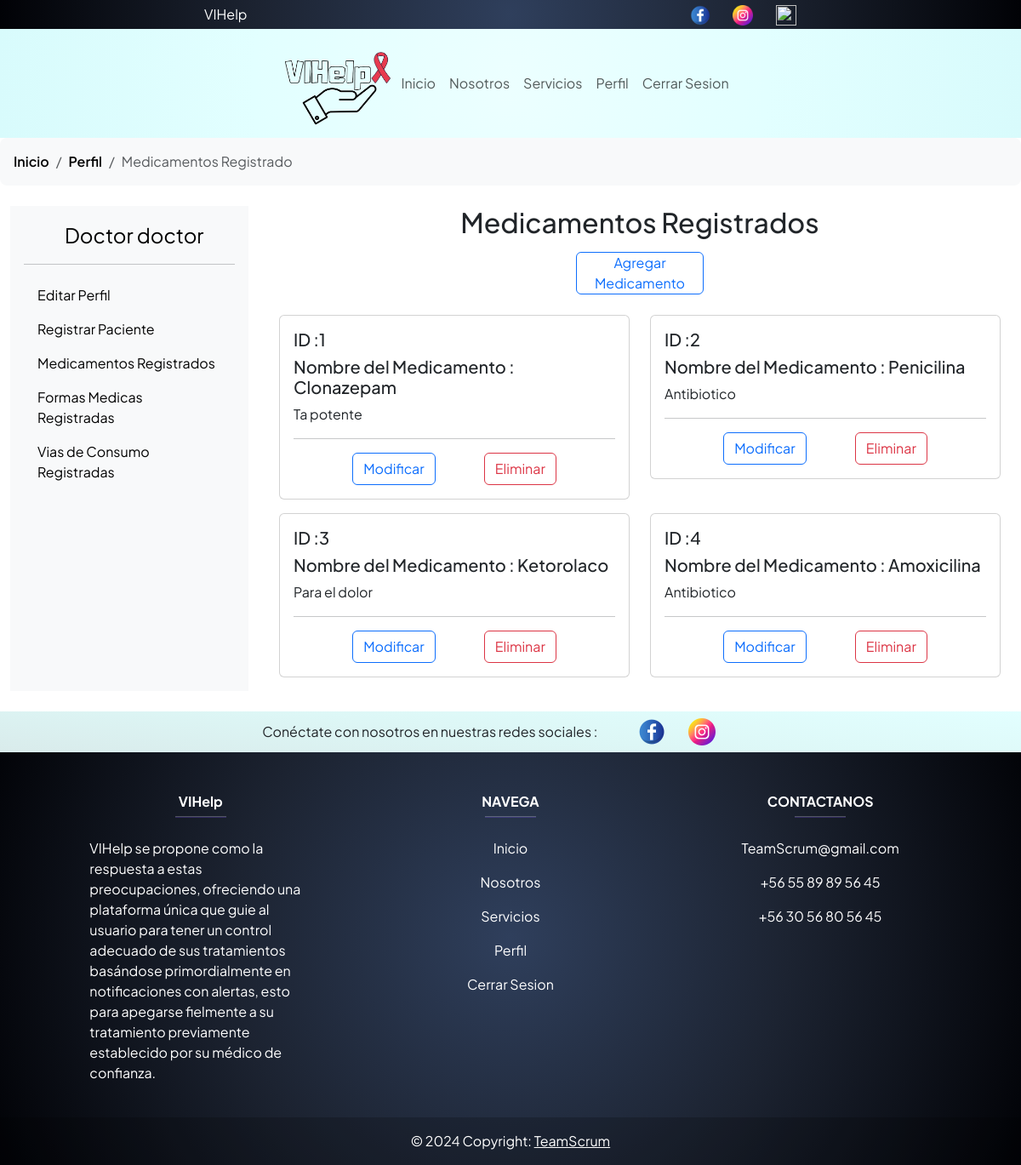
The page /index.php?pagina=medicamentoRegistrado (signed in) on the database its author committed.
### tables this page shows
CREATE TABLE `doctor` (
  `iddoctor` int(11) NOT NULL,
  `nombre_doc` varchar(45) DEFAULT NULL,
  `apellidos_doc` varchar(45) DEFAULT NULL,
  `cedula_doc` varchar(45) DEFAULT NULL,
  `genero_doc` varchar(45) DEFAULT NULL,
  `institucion` varchar(45) DEFAULT NULL,
  `telefono_doc` varchar(45) DEFAULT NULL,
  `foto_doc` varchar(200) DEFAULT NULL,
  `correo_doc` varchar(45) DEFAULT NULL,
  `contrasena_doc` varchar(200) DEFAULT NULL,
  `tipoUsuario` int(11) NOT NULL
);

CREATE TABLE `medicina` (
  `idmedicina` int(11) NOT NULL,
  `nombre_med` varchar(45) DEFAULT NULL,
  `descripcion_med` varchar(45) DEFAULT NULL
);

### controller/ctrPlantilla.php (called while the page is built)
<?php
class Plantilla{
    static public function ctrPlantilla(){
        include "view/plantilla.php";
    }
}
?>

### index.php (called while the page is built, shortened)
<?php
require "controller/ctrPlantilla.php";
$plantilla = new Plantilla();
$plantilla->ctrPlantilla();
?>

### controller/Usuario.php (the view, shortened to what this page needs)
<?php
class Usuario{
    private $conexion;
    private function __construct() {
        $this->conexion = mysqli_connect("localhost", "root", "", "vihelp") or die("Existen Problemas con la Base de Datos");
    }
    private function obtenerConexion() {
        return $this->conexion;
    }
	public function VerMedicamentos(){
		$registros=mysqli_query($this->obtenerConexion(),"SELECT * FROM medicina");
		while($reg=mysqli_fetch_array($registros)){
			$idMedicina = $reg['idmedicina'];
			$nombreMedicina = $reg['nombre_med'];
			$descripcionMedicina = $reg['descripcion_med'];
			echo "
				<div class='col-sm-6 mb-2 mt-2 '>
					<div class='card'>
						<div class='card-body'>
						<h5 class='card-title'>ID :".$idMedicina."</h5>
						<h5 class='card-title'>Nombre del Medicamento : ".$nombreMedicina."</h5>
						<p class='card-text'>".$descripcionMedicina."</p>
						<hr>
						<div class='container d-flex justify-content-evenly'>
							<button type='button' class='btn btn-outline-primary'
							data-bs-toggle='modal' data-bs-target='#exampleModalModificar' data-bs-whatever='@mdo'>Modificar</button>
													<form action='./controller/CtrlUsuario.php' method='post' enctype='multipart/form-data' onsubmit='return ValidacionModificarMedicina(".$idMedicina.");'>
															<label class='col-form-label' for='nombre_med".$idMedicina."'>Nombre del medicamento</label>
															<input type='text' class='form-control' id='nombre_med".$idMedicina."'  name='nombre_med'  value='".$nombreMedicina."'>
															<label  class='col-form-label' for='descripcion_med".$idMedicina."'>Indicaciones de toma del Medicamento</label>
															<textarea class='form-control'  name='descripcion_med' id='descripcion_med".$idMedicina."' value='".$descripcionMedicina."'>".$descripcionMedicina."</textarea>
														<input type='hidden' name='clave_med' value='".$idMedicina."'>
													</form>
							<form action='./controller/CtrlUsuario.php' method='post' class='mb-0'>
							<input type='hidden' name='clave_med' value='".$idMedicina."'>
							<button class='btn btn-outline-danger'  type='submit'>Eliminar</button>
							</form>
						</div>
						</div>
					</div>
				</div>";
		}
	}
	public function PanelDoctorUsuarios(){
		$correo = $_SESSION['usuario'];
		$tipoUs = $_SESSION['tipoUs'];
		$registro=mysqli_query($this->obtenerConexion(),"SELECT * FROM doctor WHERE correo_doc='$correo' AND tipoUsuario='$tipoUs'");
		while($reg=$registro->fetch_assoc()){
			echo "<div class='d-flex flex-column flex-shrink-0 p-3 bg-body-tertiary' style='width: 280px;'>
			<a style ='cursor:pointer;' data-bs-toggle='modal' data-bs-target='#exampleModalPerfilDoctor".$reg['iddoctor'] ."' class='nav-link d-flex align-items-center mb-3 mb-md-0 me-md-auto link-body-emphasis text-decoration-none'>
			  <svg class='bi pe-none me-2' width='40' height='32'><use xlink:href='#bootstrap'></use></svg>
			  <span class='fs-4'>Doctor ".$reg['nombre_doc'] ."</span>
			</a>
			<div class='modal fade' id='exampleModalPerfilDoctor".$reg['iddoctor'] ."' tabindex='-1' aria-labelledby='exampleModalLabel' aria-hidden='true'>
															<img src='".$reg['foto_doc']."' class='' style='object-fit:contain;object-position:center;border-radius:500px;width:200px;height:200px;' alt='...'>
																<h5>Dr. ".$reg['nombre_doc']." ".$reg['apellidos_doc']."</h5>
															<p class='card-text'>Genero : ".$reg['genero_doc']."</p>
															<p class='card-text'>Telefono: ".$reg['telefono_doc']."</p>
															<p class='card-text'>Correo : ".$reg['correo_doc']."</p>
																Cedula Profesional : ".$reg['cedula_doc']." emitida por ".$reg['institucion']."
			</div>
			<hr>
			<ul class='nav nav-pills flex-column mb-auto'>
				<li>
				<a class='nav-link link-body-emphasis' data-bs-toggle='dropdown' href='#' role='button' aria-expanded='false'>Editar Perfil</a>
					<li class='nav-item' style='cursor:pointer;'><a class='dropdown-item' data-bs-toggle='modal' data-bs-target='#exampleModalModificarDoctor".$reg['iddoctor'] ."'>Editar Datos</a></li>
					<li class='nav-item' style='cursor:pointer;'><a class='dropdown-item' data-bs-toggle='modal' data-bs-target='#exampleModalModificarContraDoctor".$reg['iddoctor'] ."'>Editar Contraseña</a></li>
					<li class='nav-item' style='cursor:pointer;'><a class='dropdown-item' data-bs-toggle='modal' data-bs-target='#exampleModalModificarFotoDoctor".$reg['iddoctor'] ."'>Editar Foto</a></li>
				<div class='modal fade' id='exampleModalModificarDoctor".$reg['iddoctor'] ."' tabindex='-1' aria-labelledby='exampleModalLabel' aria-hidden='true'>
													<input type='text' class='form-control rounded-3' id='nombre_doc' name='nombre_doc' value='".$reg['nombre_doc']."'>
													<input type='text' class='form-control rounded-3' id='apellidos_doc' name='apellidos_doc' value='".$reg['apellidos_doc']."'>
													<input type='text' class='form-control rounded-3' id='telefono_doc' name='telefono_doc' value='".$reg['telefono_doc']."'>
													<input type='text'  class='form-control rounded-3' id='genero_doc' name='genero_doc' value='".$reg['genero_doc']."'>
													<input type='text' class='form-control rounded-3' id='cedula_doc' name='cedula_doc' value='".$reg['cedula_doc']."'>
													<input type='text' class='form-control rounded-3' id='institucion' name='institucion' value='".$reg['institucion']."'>
												  <input type='hidden' name='iddoc' value='".$reg['iddoctor'] ."'>
				</div>
				<div class='modal fade' id='exampleModalModificarFotoDoctor".$reg['iddoctor'] ."' tabindex='-1' aria-labelledby='exampleModalLabel' aria-hidden='true'>
												<img class='img-form' src='".$reg["foto_doc"]."' width='100' height='100'>
															<input type='hidden' name='iddoctor' value='".$reg['iddoctor']."'>
				</div>
				<div class='modal fade' id='exampleModalModificarContraDoctor".$reg['iddoctor'] ."' tabindex='-1' aria-labelledby='exampleModalLabel' aria-hidden='true'>
													<input type='hidden' name='iddoctor' value='".$reg['iddoctor']."'>
				</div>
				</li>
			  <li>
				<a href='#' class='nav-link link-body-emphasis' data-bs-toggle='modal' data-bs-target='#exampleModalRegistrarPaciente'>
				  Registrar Paciente
				</a>
			  </li>
			  <li>
				<a href='./index.php?pagina=medicamentoRegistrado' class='nav-link link-body-emphasis'>
				  Medicamentos Registrados
				</a>
			  </li>
			  <li>
				<a href='./index.php?pagina=formasMedicas' class='d-flex nav-link link-body-emphasis'>
				  Formas Medicas Registradas
				</a>
			  </li>
			  <li>
				<a href='./index.php?pagina=viasConsumo' class='d-flex nav-link link-body-emphasis'>
				  Vias de Consumo Registradas
				</a>
			  </li>
			</ul>
		  </div>";
		}
	}
}
?>

### rows shown on the page
doctor: nombre_doc "doctor"
medicina: idmedicina "1", nombre_med "Clonazepam", descripcion_med "Ta potente"
medicina: idmedicina "2", nombre_med "Penicilina", descripcion_med "Antibiotico"
medicina: idmedicina "3", nombre_med "Ketorolaco", descripcion_med "Para el dolor"
medicina: idmedicina "4", nombre_med "Amoxicilina", descripcion_med "Antibiotico"
